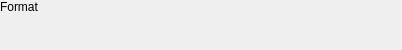
<?xml version="1.0" encoding="UTF-8"?>
<ui version="4.0">
 <class>imsmdTechnicalWidget</class>
 <widget class="QWidget" name="imsmdTechnicalWidget">
  <property name="geometry">
   <rect>
    <x>0</x>
    <y>0</y>
    <width>402</width>
    <height>50</height>
   </rect>
  </property>
  <property name="windowTitle">
   <string>Form</string>
  </property>
  <layout class="QGridLayout" name="gridLayout">
   <property name="margin">
    <number>0</number>
   </property>
   <property name="spacing">
    <number>0</number>
   </property>
   <item row="0" column="0">
    <widget class="QLabel" name="label">
     <property name="text">
      <string>Format</string>
     </property>
     <property name="alignment">
      <set>Qt::AlignLeading|Qt::AlignLeft|Qt::AlignTop</set>
     </property>
     <property name="margin">
      <number>5</number>
     </property>
    </widget>
   </item>
   <item row="0" column="1">
    <layout class="QVBoxLayout" name="teFormatLayout">
     <property name="spacing">
      <number>0</number>
     </property>
    </layout>
   </item>
   <item row="1" column="0" colspan="2">
    <layout class="QVBoxLayout" name="teRequirementLayout">
     <property name="spacing">
      <number>-1</number>
     </property>
     <property name="margin">
      <number>4</number>
     </property>
    </layout>
   </item>
  </layout>
 </widget>
 <resources/>
 <connections/>
</ui>
